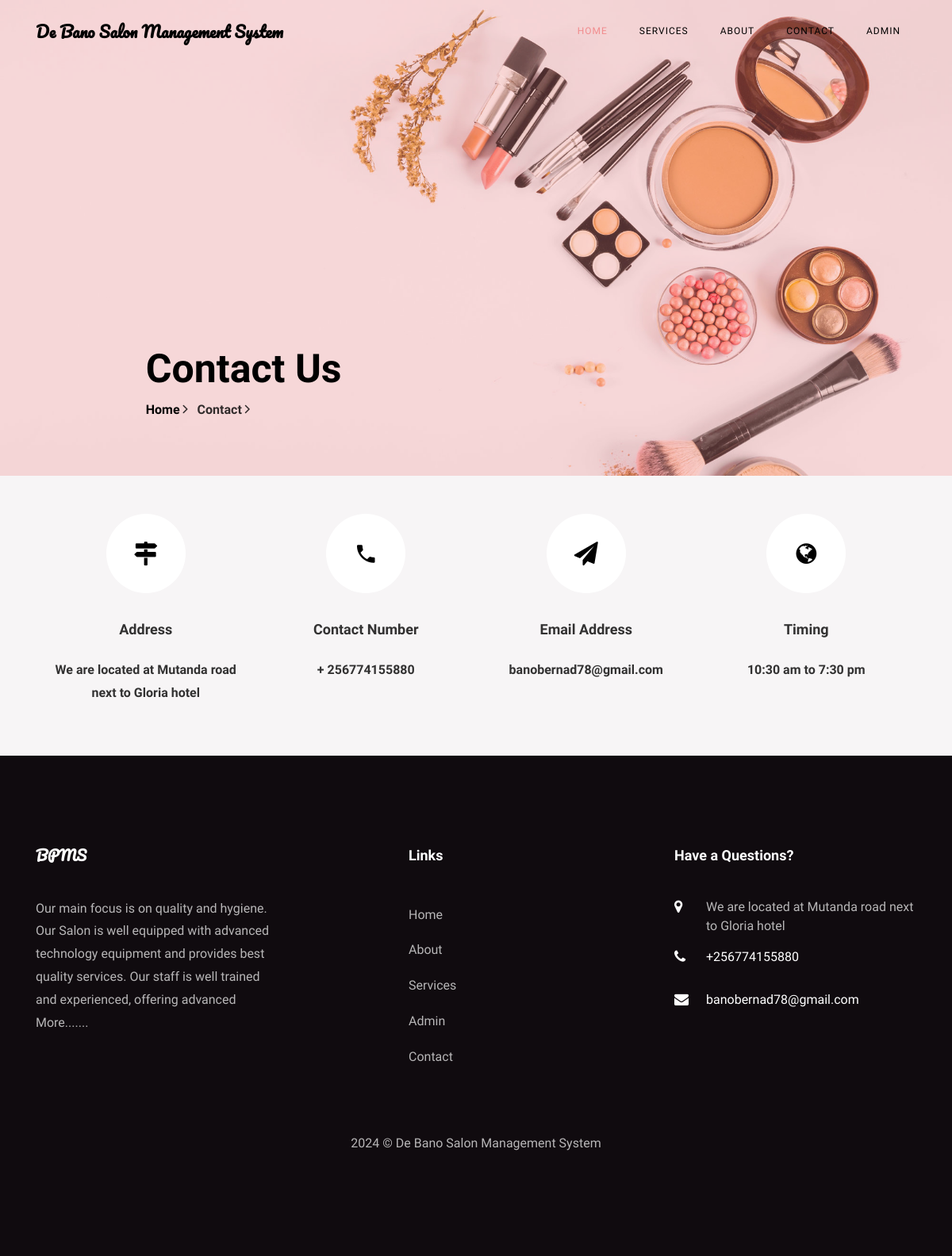
The app's page /bpms/contact.php with its own data.
### tables this page shows
CREATE TABLE `tblpage` (
  `ID` int(10) NOT NULL,
  `PageType` varchar(200) DEFAULT NULL,
  `PageTitle` mediumtext DEFAULT NULL,
  `PageDescription` mediumtext DEFAULT NULL,
  `Email` varchar(200) DEFAULT NULL,
  `MobileNumber` bigint(10) DEFAULT NULL,
  `UpdationDate` date DEFAULT NULL,
  `Timing` varchar(200) NOT NULL
);

### bpms/contact.php (the view, shortened to what this page needs)
<?php
include('includes/dbconnection.php');
?>
<!DOCTYPE html>
<html lang="en">
  <head>
    <link rel="stylesheet" href="css/open-iconic-bootstrap.min.css">
    <link rel="stylesheet" href="css/animate.css">
    <link rel="stylesheet" href="css/owl.carousel.min.css">
    <link rel="stylesheet" href="css/owl.theme.default.min.css">
    <link rel="stylesheet" href="css/magnific-popup.css">
    <link rel="stylesheet" href="css/aos.css">
    <link rel="stylesheet" href="css/ionicons.min.css">
    <link rel="stylesheet" href="css/bootstrap-datepicker.css">
    <link rel="stylesheet" href="css/jquery.timepicker.css">
    <link rel="stylesheet" href="css/flaticon.css">
    <link rel="stylesheet" href="css/icomoon.css">
    <link rel="stylesheet" href="css/style.css">
  </head>
  <body>
	   <?php include_once('includes/header.php');?>
    <section class="hero-wrap hero-wrap-2" style="background-image: url('images/bg-2.jpg');" data-stellar-background-ratio="0.5">
      <div class="overlay"></div>
      <div class="container">
        <div class="row no-gutters slider-text js-fullheight align-items-end justify-content-center">
          <div class="col-md-9 ftco-animate pb-5">
            <h2 class="mb-0 bread">Contact Us</h2>
            <p class="breadcrumbs"><span class="mr-2"><a href="index.php">Home <i class="ion-ios-arrow-forward"></i></a></span> <span>Contact <i class="ion-ios-arrow-forward"></i></span></p>
          </div>
        </div>
      </div>
    </section>
    <section class="contact-section bg-light">
      <div class="container">
        <div class="row no-gutters d-flex contact-info">
          <?php
$ret=mysqli_query($con,"select * from tblpage where PageType='contactus' ");
while ($row=mysqli_fetch_array($ret)) {
?>
          <div class="col-md-3 d-flex">
          	<div class="align-self-stretch box p-4 py-md-5 text-center">
          		<div class="icon d-flex align-items-center justify-content-center">
          			<span class="icon-map-signs"></span>
          		</div>
          		<h3 class="mb-4">Address</h3>
	            <p><?php  echo $row['PageDescription'];?></p>
	          </div>
          </div>
          <div class="col-md-3 d-flex">
          	<div class="align-self-stretch box p-4 py-md-5 text-center">
          		<div class="icon d-flex align-items-center justify-content-center">
          			<span class="icon-phone2"></span>
          		</div>
          		<h3 class="mb-4">Contact Number</h3>
	            <p><a href="tel://1234567920">+ <?php  echo $row['MobileNumber'];?></a></p>
	          </div>
          </div>
          <div class="col-md-3 d-flex">
          	<div class="align-self-stretch box p-4 py-md-5 text-center">
          		<div class="icon d-flex align-items-center justify-content-center">
          			<span class="icon-paper-plane"></span>
          		</div>
          		<h3 class="mb-4">Email Address</h3>
	            <p><a href="mailto:info@yoursite.com"><?php  echo $row['Email'];?></a></p>
	          </div>
          </div>
          <div class="col-md-3 d-flex">
          	<div class="align-self-stretch box p-4 py-md-5 text-center">
          		<div class="icon d-flex align-items-center justify-content-center">
          			<span class="icon-globe"></span>
          		</div>
          		<h3 class="mb-4">Timing</h3>
	            <p><?php  echo $row['Timing'];?></p>
	          </div>
          </div>
          <?php } ?>
        </div>
      </div>
    </section>
   <?php include_once('includes/footer.php');?>
  </body>
</html>

### bpms/includes/footer.php (shortened to what this page needs)
 <?php
include('includes/dbconnection.php');
?>
 <footer class="ftco-footer ftco-section">
      <div class="container">
        <div class="row mb-5">
          <div class="col-md">
            <div class="ftco-footer-widget mb-4">
              <h2 class="ftco-heading-2 logo">BPMS</h2>
              <?php
$ret=mysqli_query($con,"select * from tblpage where PageType='aboutus' ");
while ($row=mysqli_fetch_array($ret)) {
?>
              <p><?php  echo substr($row['PageDescription'],0,200);?> <a href="about.php">More.......</a></p><?php } ?>
            </div>
          </div>
          <div class="col-md" style="padding-left: 150px">
             <div class="ftco-footer-widget mb-4">
              <h2 class="ftco-heading-2">Links</h2>
              <ul class="list-unstyled">
                <li><a href="index.php" class="py-2 d-block">Home</a></li>
                <li><a href="about.php" class="py-2 d-block">About</a></li>
                <li><a href="services.php" class="py-2 d-block">Services</a></li>
                <li><a href="admin/index.php" class="py-2 d-block">Admin</a></li>
                <li><a href="contact.php" class="py-2 d-block">Contact</a></li>
              </ul>
            </div>
          </div>
          <div class="col-md">
            <div class="ftco-footer-widget mb-4">
            	<h2 class="ftco-heading-2">Have a Questions?</h2>
            	<div class="block-23 mb-3">
                <?php
$ret=mysqli_query($con,"select * from tblpage where PageType='contactus' ");
while ($row=mysqli_fetch_array($ret)) {
?>
	              <ul>
	                <li><span class="icon icon-map-marker"></span><span class="text"><?php  echo $row['PageDescription'];?></span></li>
	                <li><a href="#"><span class="icon icon-phone"></span><span class="text">+<?php  echo $row['MobileNumber'];?></span></a></li>
	                <li><a href="#"><span class="icon icon-envelope"></span><span class="text"><?php  echo $row['Email'];?></span></a></li>
	              </ul>
	            </div>
               <?php } ?>
            </div>
          </div>
        </div>
        <div class="row">
          <div class="col-md-12 text-center">
            <p>
            <?php echo date("Y")?> &copy; De Bano Salon Management System  </p>
          </div>
        </div>
      </div>
    </footer>

### bpms/css/icomoon.css (style rules this page uses)
[class^="icon-"], [class*=" icon-"] { font-family: 'icomoon' !important; speak: none; font-style: normal; font-weight: normal; font-variant: normal; text-transform: none; line-height: 1; -webkit-font-smoothing: antialiased; -moz-osx-font-smoothing: grayscale; }
.icon-map-marker:before { content: "\f041"; }
.icon-phone:before { content: "\f095"; }
.icon-globe:before { content: "\f0ac"; }
.icon-envelope:before { content: "\f0e0"; }
.icon-paper-plane:before { content: "\f1d8"; }
.icon-map-signs:before { content: "\f277"; }
.icon-phone2:before { content: "\e0cd"; }

### records on screen
tblpage: PageDescription "We are located at Mutanda road next to Gloria hotel", MobileNumber "256774155880", Email "banobernad78@gmail.com", Timing "10:30 am to 7:30 pm"
tblpage: PageDescription "Our main focus is on quality and hygiene. Our Salon is well equipped with advanced technology equipment and provides best quality services. Our staff is well trained and experienced, offering advanced"
